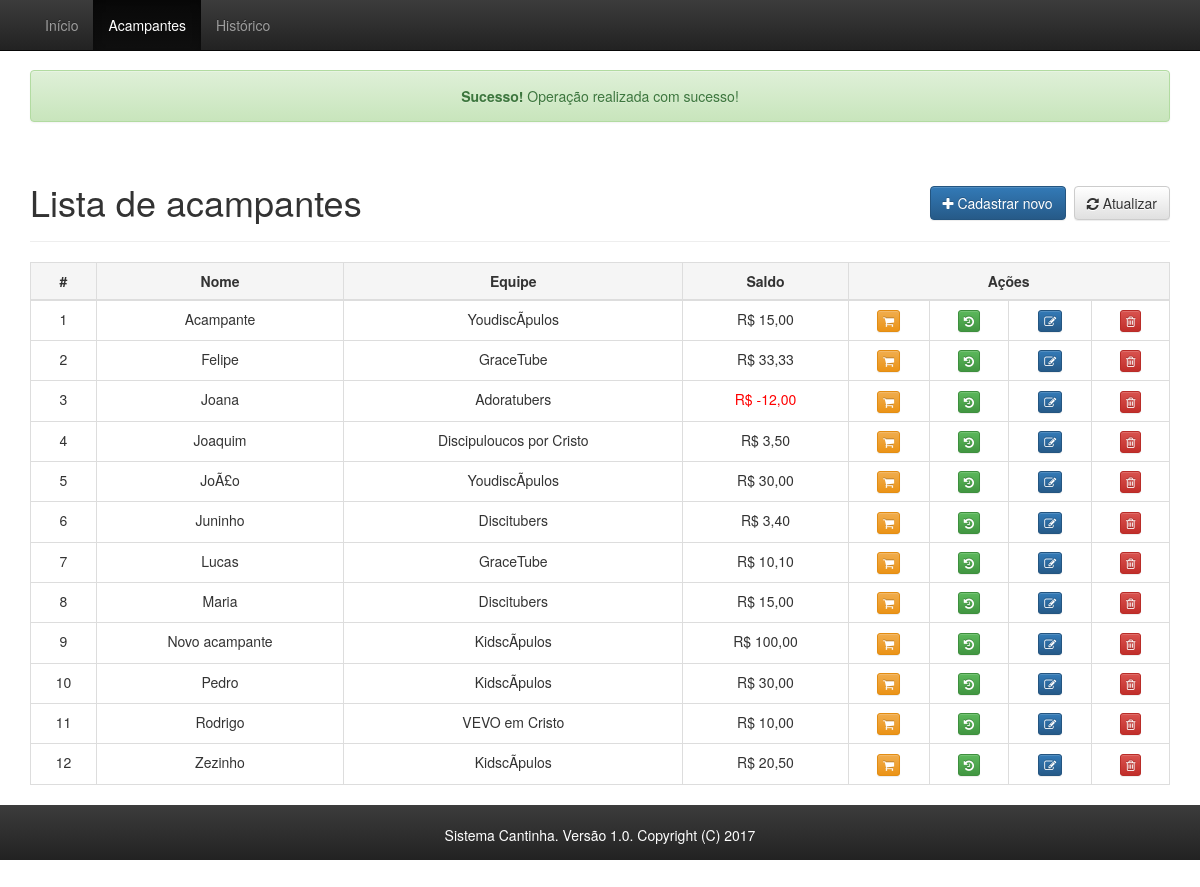
Before: /listagem.php?success with the older database file.
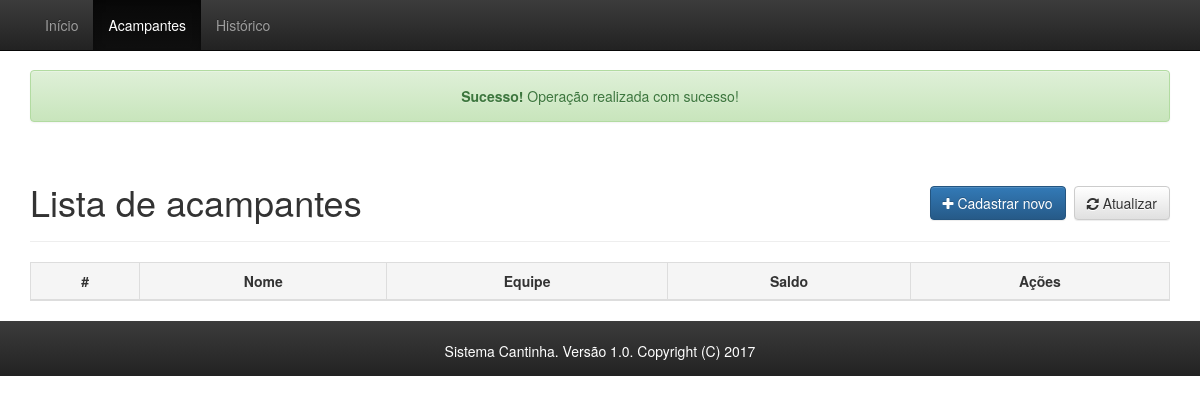
After: the same page with the newer database file.
### tables this page shows
CREATE TABLE IF NOT EXISTS `acampantes` (
  `nome` varchar(60) NOT NULL,
  `conta` decimal(5,2) DEFAULT NULL,
  `equipe` varchar(30) NOT NULL,
`id` int(255) NOT NULL
);

### listagem.php (the view, shortened to what this page needs)
<?php
	include_once("header.php");
	$resultado=mysql_query("SELECT * FROM acampantes ORDER BY nome");
?>
<div class="container theme-showcase" role="main">
	<?php if (isset($_GET["success"])) { ?>
		<div class="alert alert-success" role="alert">
			<center><strong>Sucesso!</strong> Opera&ccedil;&atilde;o realizada com sucesso!</center>
		</div>
	<?php } ?>
	<div class="page-header">
		<div class="row">
			<div class="col-sm-6">
				<h1>Lista de acampantes</h1>
			</div>
			<div class="col-sm-6 text-right h2">
				<a class="btn btn-primary" href="cadastrando.php"><i class="fa fa-plus"></i> Cadastrar novo</a>
				<a class="btn btn-default" href="listagem.php"><i class="fa fa-refresh"></i> Atualizar</a>
			</div>
		</div>
	</div>
	<div class="row">
		<div class="col-md-12">
			<table class="table table-hover table-bordered responsive-table">
				<thead>
					<tr class="active">
						<th style="text-align: center">#</th>
						<th style="text-align: center">Nome</th>
						<th style="text-align: center">Equipe</th>
						<th style="text-align: center">Saldo</th>
						<th style="text-align: center" colspan="4">A&ccedil;&otilde;es</th>
					</tr>
				</thead>
				<tbody>
					<?php $num=1; ?>
					<?php while($acampante = mysql_fetch_array($resultado)) { ?>
						<tr>
							<td align="center"><?=$num++?></td>
							<td align="center"><?=$acampante['nome']?></td>
							<td align="center"><?=$acampante['equipe']?></td>
							<td align="center"<?=$acampante['conta']<=0 ? " style='color:red;'" : ""?>>
								<?='R$ '.number_format($acampante['conta'], 2, ',', '.')?></td>
							<td align="center"><a class="btn btn-warning btn-xs" title="Comprar" href="comprando.php?id=<?=$acampante['id']?>"><i class="fa fa-shopping-cart"></i></a></td>
							<td align="center"><a class="btn btn-success btn-xs" title="Hist&oacute;rico" href="historico.php?id=<?=$acampante['id']?>"><i class="fa fa-history"></i></a></td>
							<td align="center"><a class="btn btn-primary btn-xs" title="Editar" href="editando.php?id=<?=$acampante['id']?>"><i class="fa fa-pencil-square-o"></i></a></td>
							<td align="center"><a class="btn btn-danger btn-xs" title="Excluir" href="excluir_acampante.php?id=<?=$acampante['id']?>" onclick="return confirm('Excluir um acampante implica em excluir tambem seus registros de compra. Tem certeza que deseja continuar?');"><i class="fa fa-trash-o"></i></a></td>
						</tr>
					<?php } ?>
				</tbody>
			</table>
		</div>
	</div>
</div>
<?php include_once("footer.php") ?>

### header.php (shortened to what this page needs)
<!DOCTYPE html>
<html lang="pt-br">
	<head>
		<link href="css/bootstrap.min.css" rel="stylesheet">
		<link href="css/bootstrap-theme.min.css" rel="stylesheet">
		<link href="css/theme.css" rel="stylesheet">
		<link href="css/font-awesome.min.css" rel="stylesheet">
	</head>
	<body role="document">
	<?php include_once("menu_admin.php"); ?>

### menu_admin.php (shortened to what this page needs)
<nav class="navbar navbar-inverse navbar-fixed-top">
	<div class="container">
		<div id="navbar" class="navbar-collapse collapse">
			<ul class="nav navbar-nav">
				<li <?=strpos($_SERVER["REQUEST_URI"], "index.php")!==false?'class="active"':""?>><a href="index.php">Início</a></li>
				<li <?=strpos($_SERVER["REQUEST_URI"], "listagem.php")
					|| strpos($_SERVER["REQUEST_URI"], "editando.php")
					|| strpos($_SERVER["REQUEST_URI"], "cadastrando.php")
					|| strpos($_SERVER["REQUEST_URI"], "comprando.php") !== false?'class="active"':""?>><a href="listagem.php">Acampantes</a></li>
				<li <?=strpos($_SERVER["REQUEST_URI"], "historico.php")!==false?'class="active"':""?>><a href="historico.php">Histórico</a></li>
			</ul>
		</div>
	</div>
</nav>

### footer.php (shortened to what this page needs)
<link href="css/footer.css" rel="stylesheet">
<link href="css/bootstrap.min.css" rel="stylesheet">
<link href="css/bootstrap-theme.min.css" rel="stylesheet">
<div class="rodape" align="center">
	<br>
	<span style='color:white;'>Sistema Cantinha. Versão 1.0. Copyright (C) 2017</span>
</div>
</body>
</html>

### css/theme.css (style rules this page uses)
body { padding-top: 70px; padding-bottom: 30px; }

### css/footer.css (style rules this page uses)
.rodape { position:relative; bottom:0px; width:100%; height:55px; background-image:linear-gradient(to bottom,#3c3c3c 0,#222 100%); }

Changed rows visible on the page:
removed acampantes: nome "Acampante", equipe "YoudiscÃ­pulos", conta "15,00"
removed acampantes: nome "Felipe", equipe "GraceTube", conta "33,33"
removed acampantes: nome "Joana", equipe "Adoratubers", conta "-12,00"
removed acampantes: nome "Joaquim", equipe "Discipuloucos por Cristo", conta "3,50"
removed acampantes: nome "JoÃ£o", equipe "YoudiscÃ­pulos", conta "30,00"
removed acampantes: nome "Juninho", equipe "Discitubers", conta "3,40"
removed acampantes: nome "Lucas", equipe "GraceTube", conta "10,10"
removed acampantes: nome "Maria", equipe "Discitubers", conta "15,00"
removed acampantes: nome "Novo acampante", equipe "KidscÃ­pulos", conta "100,00"
removed acampantes: nome "Pedro", equipe "KidscÃ­pulos", conta "30,00"
removed acampantes: nome "Rodrigo", equipe "VEVO em Cristo", conta "10,00"
removed acampantes: nome "Zezinho", equipe "KidscÃ­pulos", conta "20,50"
